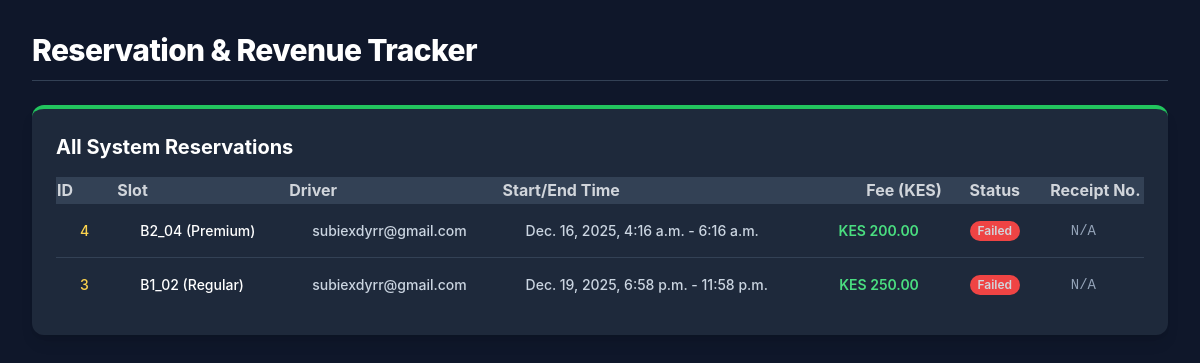
The app's page /parking/admin/bookings/ (signed in), older data.
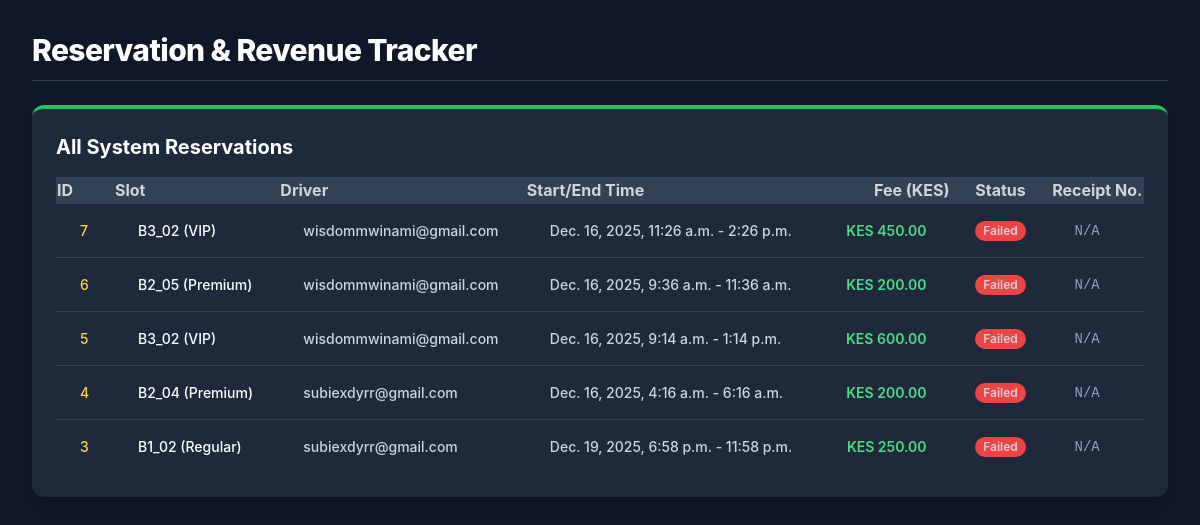
The same page, newer data.
### parking/models.py (models this page shows, shortened)
class Booking(models.Model):
    STATUS_PENDING = "PENDING"
    STATUS_PAID = "PAID"
    STATUS_FAILED = "FAILED"
    PAYMENT_STATUS_CHOICES = [
        (STATUS_PENDING, "Pending"),
        (STATUS_PAID, "Paid"),
        (STATUS_FAILED, "Failed"),
    ]
    user = models.ForeignKey(settings.AUTH_USER_MODEL, on_delete=models.CASCADE)
    slot = models.ForeignKey(ParkingSlot, on_delete=models.CASCADE)
    start_time = models.DateTimeField(default=timezone.now)
    end_time = models.DateTimeField(blank=True, null=True)
    total_fee = models.DecimalField(max_digits=8, decimal_places=2, default=0)
    payment_status = models.CharField(max_length=20, choices=PAYMENT_STATUS_CHOICES, default=STATUS_PENDING)
    mpesa_receipt_no = models.CharField(max_length=50, blank=True, null=True)
    checkout_request_id = models.CharField(max_length=50, blank=True, null=True)
    created_at = models.DateTimeField(auto_now_add=True)

class ParkingSlot(models.Model):
    PRICE_CHOICES = (
        ("Regular", "Regular"),
        ("Premium", "Premium"),
        ("VIP", "VIP"),
    )
    slot_id = models.CharField(max_length=10, unique=True)
    slot_name = models.CharField(max_length=50)
    level = models.CharField(max_length=20)
    pricing_category = models.CharField(max_length=20, choices=PRICE_CHOICES, default="Regular")
    is_occupied = models.BooleanField(default=False)
    class Meta:
        ordering = ["slot_id"]

### CarParking/models.py (models this page shows, shortened)
class User(AbstractUser):
    phone_number = models.CharField(
        max_length=15,
        unique=True,
        verbose_name="M-Pesa Phone Number"
    )
    vehicle_plate = models.CharField(
        max_length=20,
        unique=True,
        verbose_name="Vehicle Plate Number"
    )
    VEHICLE_TYPE_CHOICES = (
        ('sedan', 'Sedan'),
        ('suv', 'SUV'),
        ('pickup', 'Pickup'),
        ('motorcycle', 'Motorcycle'),
    )
    vehicle_type = models.CharField(
        max_length=20,
        choices=VEHICLE_TYPE_CHOICES,
        blank=True,
        null=True,
        verbose_name='Vehicle Type'
    )
    USERNAME_FIELD = 'email'
    email = models.EmailField(unique=True)
    REQUIRED_FIELDS = ['username', 'phone_number', 'vehicle_plate']
    objects = UserManager()
    class Meta:
        verbose_name = 'User Account'
        verbose_name_plural = 'User Accounts'

### parking/views.py (the view)
# urls.py: path('admin/bookings/', views.admin_booking_list_view, name='admin_booking_list'),
@login_required
@user_passes_test(is_admin, login_url='/accounts/login/')
def admin_booking_list_view(request):
    bookings = Booking.objects.all().order_by('-created_at')
    return render(request, 'parking/admin_booking_list.html', {
        'bookings': bookings,
        'header_title': 'Reservation & Revenue Tracker'
    })

### CarParking/context_processors.py (called while the page is built)
def site_settings(request):
    contact = None
    try:
        from .models import ContactInfo
        contact = ContactInfo.objects.order_by('-updated_at').first()
    except Exception:
        contact = None
    if contact:
        contact_info = {
            'company_name': contact.company_name,
            'email': contact.email,
            'phone': contact.phone,
            'address': contact.address,
        }
    else:
        contact_info = {
            'company_name': getattr(settings, 'SITE_NAME', 'SmartPark'),
            'email': 'info@smartpark.example',
            'phone': '+1-555-0100',
            'address': '123 Parking Lane, YourCity',
        }
    return {
        'SITE_NAME': getattr(settings, 'SITE_NAME', 'SmartPark'),
        'CONTACT_INFO': contact_info,
        'ASSET_VERSION': getattr(settings, 'ASSET_VERSION', '1'),
    }

### parking/views.py (called while the page is built)
def is_admin(user):
    return user.is_staff or user.is_superuser

### Templates/parking/admin_booking_list.html (shortened to what this page needs)
<!DOCTYPE html>
<html lang="en">
<head>
    <script src="https://cdn.tailwindcss.com"></script>
    {% load static %}
    <link rel="stylesheet" href="{% static 'css/custom.css' %}?v={{ ASSET_VERSION }}">
</head>
<body class="p-4 sm:p-8">
    <div class="max-w-7xl mx-auto">
        <h1 class="text-3xl font-extrabold text-green-400 mb-6 border-b border-slate-700 pb-3">{{ header_title }}</h1>
        <div class="bg-slate-800 p-6 rounded-xl shadow-lg border-t-4 border-green-500">
            <h2 class="text-xl font-bold text-white mb-4">All System Reservations</h2>
            <div class="overflow-x-auto">
                <table class="min-w-full divide-y divide-slate-700">
                    <thead class="bg-slate-700">
                        <tr>
                            <th class="table-header text-left">ID</th>
                            <th class="table-header text-left">Slot</th>
                            <th class="table-header text-left">Driver</th>
                            <th class="table-header text-left">Start/End Time</th>
                            <th class="table-header text-right">Fee (KES)</th>
                            <th class="table-header text-center">Status</th>
                            <th class="table-header text-center">Receipt No.</th>
                        </tr>
                    </thead>
                    <tbody class="divide-y divide-slate-700">
                        {% for booking in bookings %}
                        <tr class="bg-slate-800 hover:bg-slate-700 transition">
                            <td class="px-6 py-4 whitespace-nowrap text-sm font-medium text-amber-300">{{ booking.id }}</td>
                            <td class="px-6 py-4 whitespace-nowrap text-sm text-white">{{ booking.slot.slot_id }} ({{ booking.slot.pricing_category }})</td>
                            <td class="px-6 py-4 whitespace-nowrap text-sm text-slate-300">{{ booking.user.email }}</td>
                            <td class="px-6 py-4 whitespace-nowrap text-sm text-slate-300">
                                {{ booking.start_time|date:"DATETIME_FORMAT" }} - {{ booking.end_time|date:"TIME_FORMAT" }}
                            </td>
                            <td class="px-6 py-4 whitespace-nowrap text-sm text-right font-semibold text-green-400">KES {{ booking.total_fee }}</td>
                            <td class="px-6 py-4 whitespace-nowrap text-center text-sm">
                                <span class="px-2 inline-flex text-xs leading-5 font-semibold rounded-full
                                    {% if booking.payment_status == 'PAID' %}bg-green-500 text-white
                                    {% elif booking.payment_status == 'PENDING' %}bg-yellow-500 text-white
                                    {% else %}bg-red-500 text-white{% endif %}">
                                    {{ booking.get_payment_status_display }}
                                </span>
                            </td>
                            <td class="px-6 py-4 whitespace-nowrap text-sm font-mono text-slate-400">{{ booking.mpesa_receipt_no|default:"N/A" }}</td>
                        </tr>
                        {% empty %}
                        <tr><td colspan="7" class="px-6 py-4 text-center text-slate-500">No bookings have been recorded yet.</td></tr>
                        {% endfor %}
                    </tbody>
                </table>
            </div>
        </div>
    </div>
</body>
</html>

Row changes from the older to the newer data that the page shows:
added Booking: id "7", slot.slot_id "B3_02", slot.pricing_category "VIP", user.email "wisdommwinami@gmail.com", start_time "Dec. 16, 2025, 11:26 a.m.", end_time "2:26 p.m.", total_fee "450.00", payment_status "Failed", mpesa_receipt_no "N/A"
added Booking: id "6", slot.slot_id "B2_05", slot.pricing_category "Premium", user.email "wisdommwinami@gmail.com", start_time "Dec. 16, 2025, 9:36 a.m.", end_time "11:36 a.m.", total_fee "200.00", payment_status "Failed", mpesa_receipt_no "N/A"
added Booking: id "5", slot.slot_id "B3_02", slot.pricing_category "VIP", user.email "wisdommwinami@gmail.com", start_time "Dec. 16, 2025, 9:14 a.m.", end_time "1:14 p.m.", total_fee "600.00", payment_status "Failed", mpesa_receipt_no "N/A"
